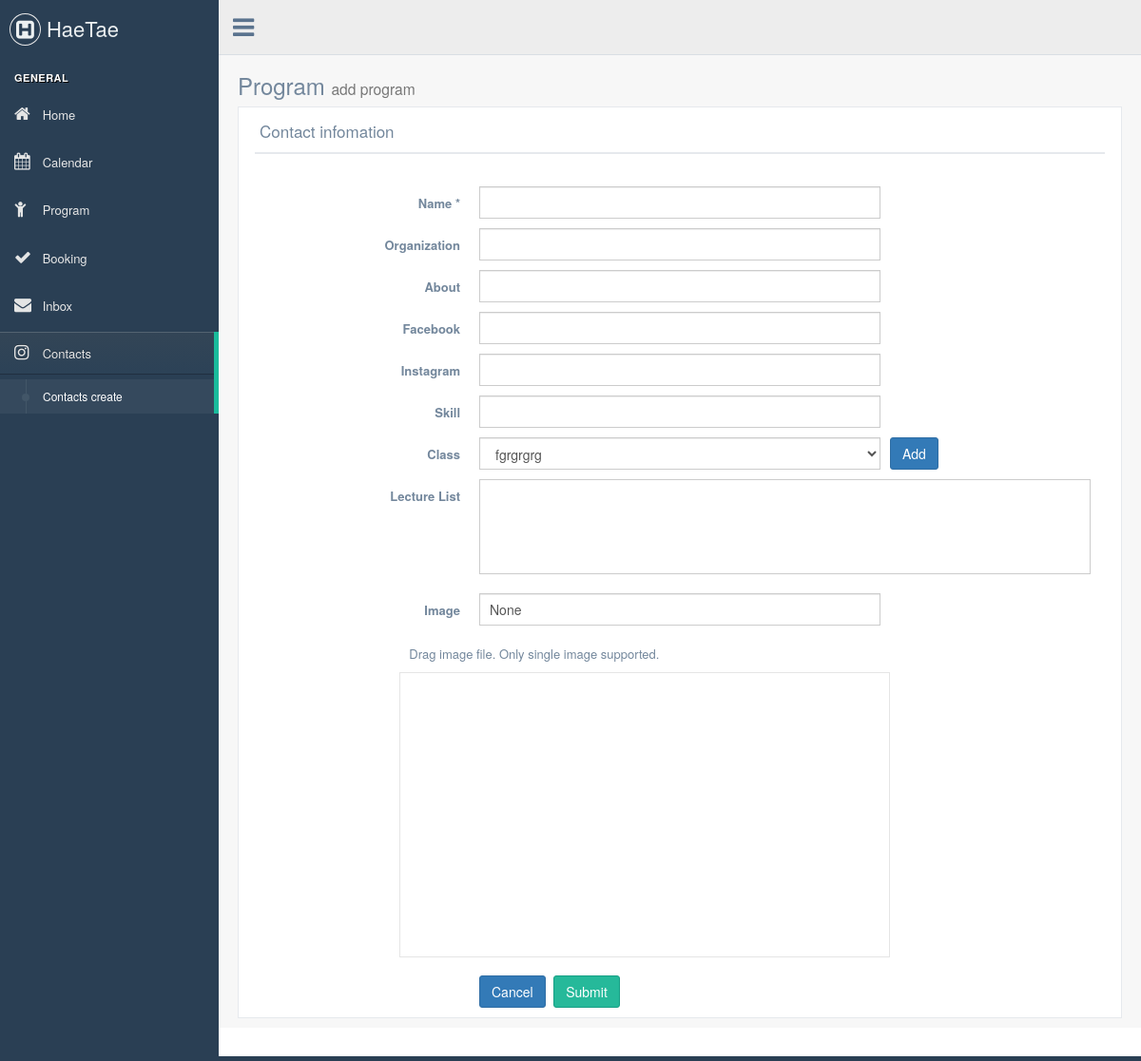
The page /admin/contacts_form.php on the database as committed earlier.
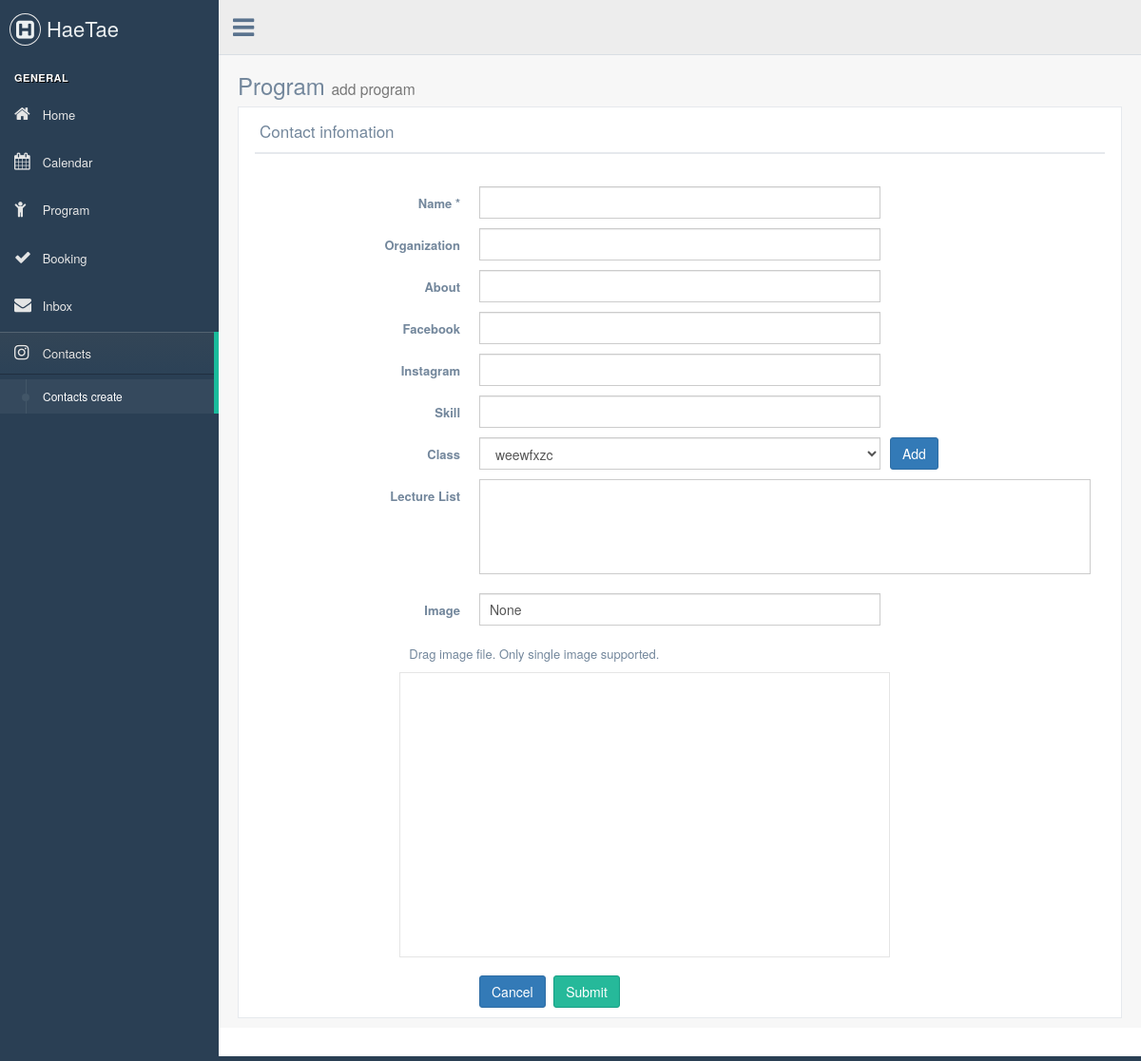
The same page on the database as committed later.
### tables this page shows
CREATE TABLE `program` (
  `pk` int(11) NOT NULL,
  `title` text NOT NULL,
  `contents` mediumtext,
  `detail` longtext,
  `price` text,
  `time` text NOT NULL,
  `video` text,
  `image` text,
  `create_time` timestamp NOT NULL DEFAULT CURRENT_TIMESTAMP,
  `display` tinyint(4) NOT NULL DEFAULT '1'
);

### src/admin/contacts_form.php (the view, shortened to what the changed rows need)
<?php
$conn = mysqli_connect(
    'localhost',
    'root',
    'q1w2e3r4',
    'hmong');
$result = mysqli_query($conn,"SELECT * FROM program");
$project_list = '';
while ($row = mysqli_fetch_array($result)) {
    $project_list = $project_list."<option value='{$row["pk"]}'>{$row["title"]}</option>";
}
?>
<!DOCTYPE html>
<html lang="en">
<head>
    <link href="../vendors/bootstrap/dist/css/bootstrap.min.css" rel="stylesheet">
    <link href="../vendors/font-awesome/css/font-awesome.min.css" rel="stylesheet">
    <link href="../vendors/nprogress/nprogress.css" rel="stylesheet">
    <link href="../vendors/iCheck/skins/flat/green.css" rel="stylesheet">
    <link href="../vendors/dropzone/dist/min/dropzone.min.css" rel="stylesheet">
    <link href="../build/css/custom.min.css" rel="stylesheet">
</head>
<body class="nav-md">
<div class="container body">
    <div class="main_container">
        <div class="right_col" role="main">
            <div class="">
                <div class="row">
                    <div class="col-md-12 col-sm-12 col-xs-12">
                        <div class="x_panel">
                            <div class="x_title">
                                <h2>Contact infomation <small>Please fill in forms</small></h2>
                            </div>
                            <div class="x_content">
                                <br/>
                                <form id="demo-form2" data-parsley-validate class="form-horizontal form-label-left"
                                      action="action/action_contact.php" method="POST">
                                    <div class="form-group">
                                        <div class="col-md-6 col-sm-6 col-xs-12">
                                            <select id="class" class="form-control">
                                                <?= $project_list ?>
                                            </select>
                                        </div>
                                    </div>
                                </form>
                            </div>
                        </div>
                    </div>
                </div>
            </div>
        </div>
    </div>
</div>
</body>
</html>

Rows that differ between the two databases and show on the page:
removed program: title "fgrgrgrg"
added program: title "weewfxzc"
